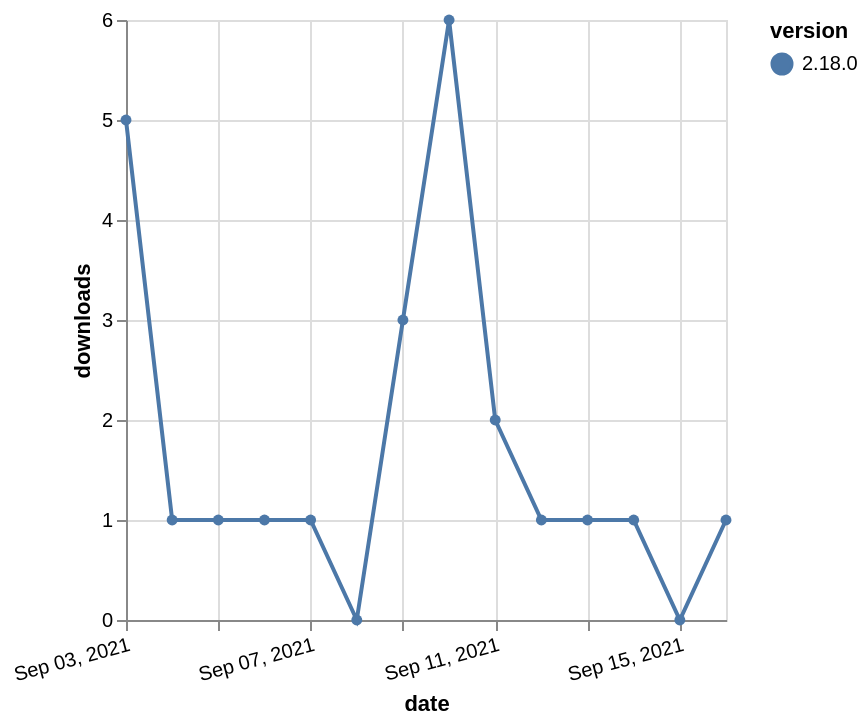

Here is the Vega-Lite specification saved for this chart:
### Vega-Lite specification from a JSON file in a GitHub repository (floating-point values rounded to 4 significant figures)
{"$schema": "https://vega.github.io/schema/vega-lite/v5.json", "description": "A simple bar chart with embedded data.", "data": {"values": [{"date": "2021-09-03", "total": 505, "delta": 5, "version": "2.18.0"}, {"date": "2021-09-04", "total": 506, "delta": 1, "version": "2.18.0"}, {"date": "2021-09-05", "total": 507, "delta": 1, "version": "2.18.0"}, {"date": "2021-09-06", "total": 508, "delta": 1, "version": "2.18.0"}, {"date": "2021-09-07", "total": 509, "delta": 1, "version": "2.18.0"}, {"date": "2021-09-08", "total": 509, "delta": 0, "version": "2.18.0"}, {"date": "2021-09-09", "total": 512, "delta": 3, "version": "2.18.0"}, {"date": "2021-09-10", "total": 518, "delta": 6, "version": "2.18.0"}, {"date": "2021-09-11", "total": 520, "delta": 2, "version": "2.18.0"}, {"date": "2021-09-12", "total": 521, "delta": 1, "version": "2.18.0"}, {"date": "2021-09-13", "total": 522, "delta": 1, "version": "2.18.0"}, {"date": "2021-09-14", "total": 523, "delta": 1, "version": "2.18.0"}, {"date": "2021-09-15", "total": 523, "delta": 0, "version": "2.18.0"}, {"date": "2021-09-16", "total": 524, "delta": 1, "version": "2.18.0"}]}, "width": "container", "mark": {"type": "line", "point": {"filled": true}}, "encoding": {"x": {"field": "date", "type": "temporal", "timeUnit": "yearmonthdate", "title": "date", "axis": {"labelAngle": -15}}, "y": {"field": "delta", "type": "quantitative", "title": "downloads"}, "color": {"field": "version", "type": "nominal"}, "tooltip": {"field": "delta"}}}
